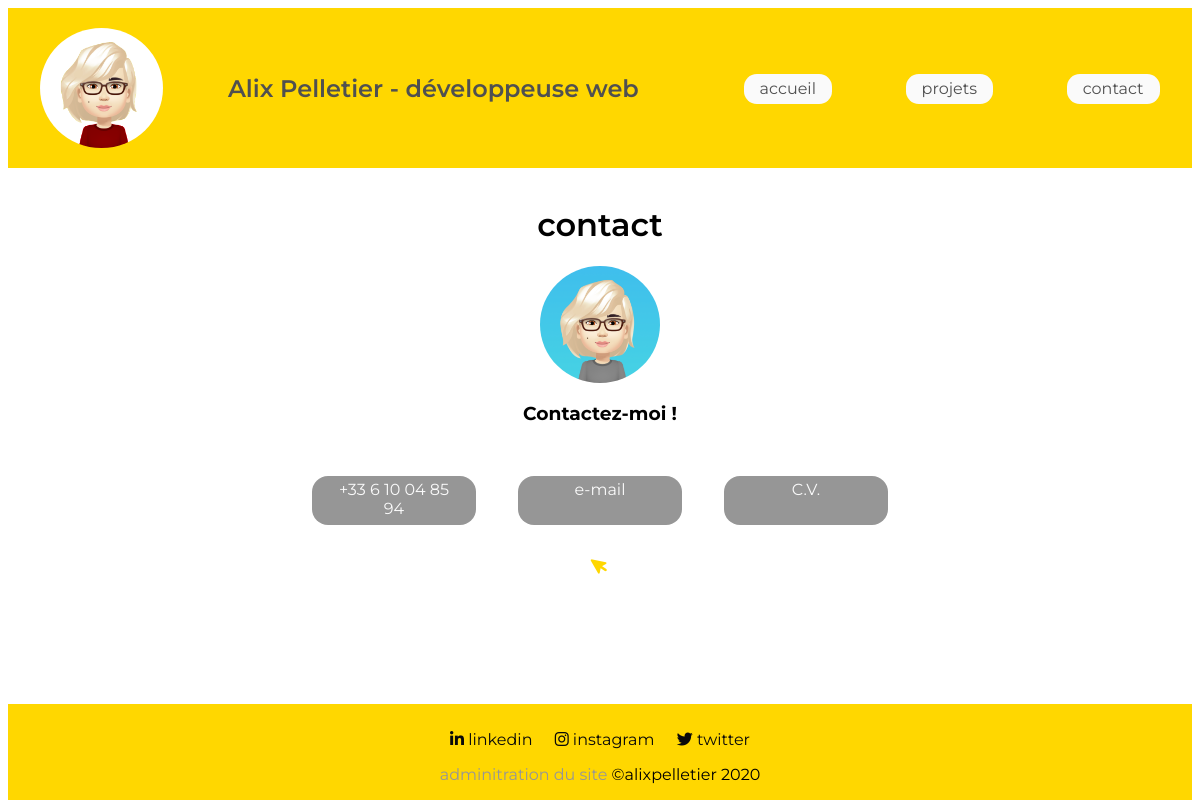
Screenshot of /templates/contact.php with the database file from the repository.
### tables this page shows
CREATE TABLE `simple_donnee` (
  `nom_donnee` varchar(100) NOT NULL,
  `valeur` varchar(300) NOT NULL,
  `id_donnee` int(11) NOT NULL
);

### functions.php (called while the page is built, shortened)
<?php
function MontrerValeur($nom_donnee) {
  global $bdd;
  $query = $bdd -> prepare("SELECT * from simple_donnee where nom_donnee = :nom_donnee");
  $query -> execute([":nom_donnee" => $nom_donnee]);
  $val = $query ->  fetch(PDO::FETCH_ASSOC);
  if(isset($val["valeur"])) {
      return $val["valeur"];
  }
}

### templates/contact.php (the view, shortened to what this page needs)
<?php
include "include/header.php" ?>
<main>
  <div class="contact_page">
    <h1><?php echo MontrerValeur("TITRE_CONTACT")?></h1>
    <img src="../img/contact/avatar.jpg" class="avatar" alt="">
    <h3><?php echo nl2br(MontrerValeur("TEXTE_CONTACT")) ?></h3>
    <div class="contacts">
      <a href="<?php echo MontrerValeur("TELEPHONE_DIRECT") ?>"><?php echo MontrerValeur("TELEPHONE") ?></a>
      <a href="<?php echo MontrerValeur("email") ?>">e-mail</a>
      <a href="<?php echo MontrerValeur("CV") ?>" target="_blank">C.V.</a>
    </div>
    <div class="mouse_pointer">
      <i class='fas fa-mouse-pointer fa-lg'></i>
    </div>
  </div>
</main>
<?php include "include/footer.php" ?>

### templates/include/header.php (shortened to what this page needs)
<!DOCTYPE html>
<html lang="fr" dir="ltr">
  <head>
    <link rel="stylesheet" href="<?php echo URL_TEMPLATE ?>css/style.css" />
  </head>
  <body>
    <header>
      <img src="../img/contact/avatar_thumbnail.png" class="avatar_thumbnail" alt="">
      <h2><?php echo MontrerValeur("mon_nom") . " - " . MontrerValeur("ma_fonction")?></h2>
      <?php include "nav.php" ?>
    </header>

### templates/css/style.css (style rules this page uses)
header { align-items: center; background-color: gold; display: flex; justify-content: space-around; min-height: 20vh; }
main, .nav_chapitres, .one_chapter { display: flex; flex-direction: column; margin: auto; min-height: 63vh; padding: 1rem 2rem; }
.contact_page { align-items: center; display: flex; flex-direction: column; justify-content: space-around; }
.contacts { display: flex; flex-direction: row; justify-content: space-between; margin: auto; margin-bottom: 2rem; margin-top: 2rem; width: 48vw; }
.mouse_pointer { text-align: center; }
h1, h3 { font-family: 'Montserrat', sans-serif; text-align: center; }
h1 { font-weight: 600; }
h2, h4 { color: rgb(80, 80, 80); font-family: 'Montserrat', sans-serif; }
header h2 { font-weight: 600; }
.fa-mouse-pointer { color: gold; transform: rotate(-30deg); }
.contacts a { background-color: rgb(150, 150, 150); border-radius: 1rem; color: rgb(250, 250, 250); font-family: 'Montserrat', sans-serif; padding: 0.3rem 1rem 0.4rem 1rem; text-align: center; text-decoration: none; width: 11vw; }
.avatar { border-radius: 50%; width: 10vw; }
.avatar_thumbnail { border-radius: 50%; height: 15vh; }

### rows the page displays
simple_donnee: valeur "Alix Pelletier"
simple_donnee: valeur "développeuse web"
simple_donnee: valeur "contact"
simple_donnee: valeur "Contactez-moi !"
simple_donnee: valeur "+33 6 10 04 85 94"
